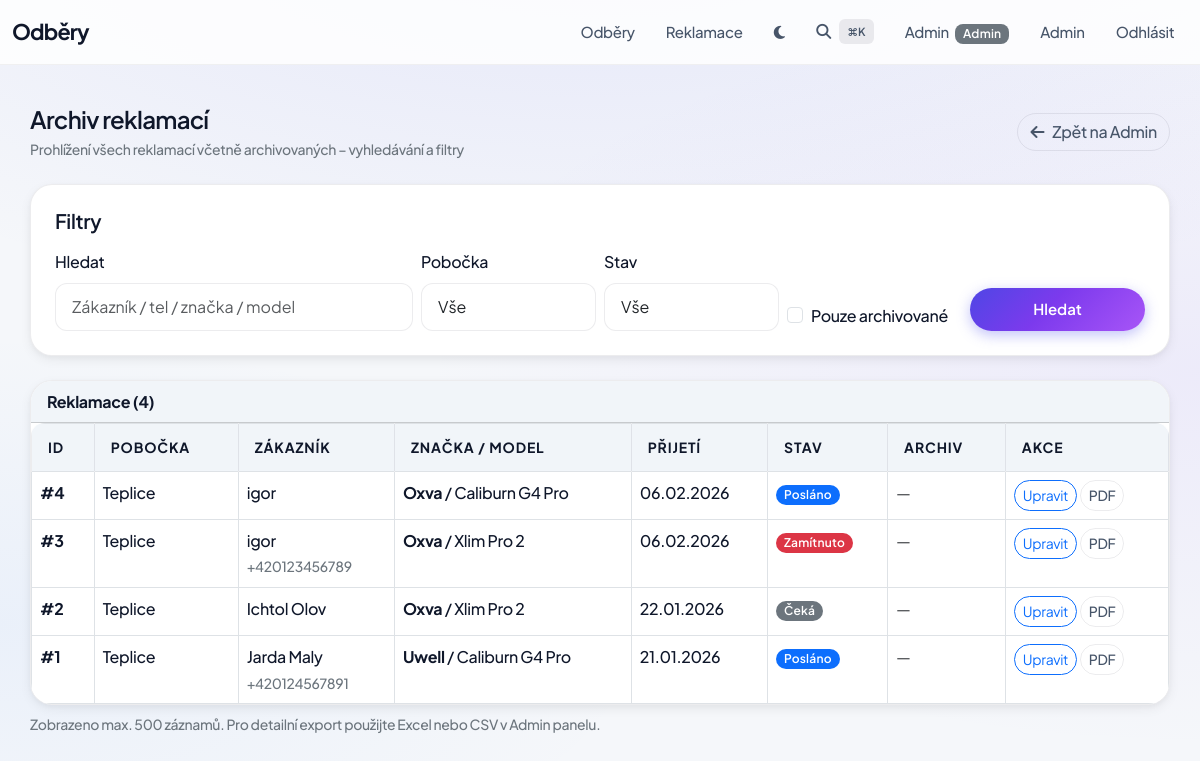
The app's page /admin/reklamace-archiv (signed in) with its own data.
### app.py (models this page shows, shortened)
class User(UserMixin, db.Model):
    __tablename__ = 'users' if 'postgresql' in _db_url.lower() else 'user'  # "user" je rezervované v PostgreSQL
    id = db.Column(db.Integer, primary_key=True)
    username = db.Column(db.String(100), unique=True, nullable=False)
    password = db.Column(db.String(100), nullable=False)
    pin = db.Column(db.String(10), unique=True, nullable=True)  # PIN pro rychlé přihlášení
    pobocka_id = db.Column(db.Integer, db.ForeignKey('pobocka.id'), nullable=True)  # Přiřazená pobočka (zachováno pro zpětnou kompatibilitu)
    role = db.Column(db.String(20), default='user')  # 'admin' nebo 'user'
    jmeno = db.Column(db.String(100), nullable=True)  # Jméno uživatele pro zobrazení
    pobocka = db.relationship('Pobocka', foreign_keys=[pobocka_id], backref='users_old', lazy=True)  # Zpětná kompatibilita
    pobocky = db.relationship('Pobocka', secondary=user_pobocky, lazy='subquery', backref=db.backref('users', lazy=True))  # Many-to-many
    def is_admin(self) -> bool:
        return self.role == 'admin'

class Reklamace(db.Model):
    id = db.Column(db.Integer, primary_key=True)
    pobocka_id = db.Column(db.Integer, db.ForeignKey('pobocka.id'), nullable=False)
    zakaznik = db.Column(db.String(120), nullable=False)
    telefon = db.Column(db.String(20), nullable=True)
    znacka = db.Column(db.String(100), nullable=False)
    model = db.Column(db.String(100), nullable=True)
    barva = db.Column(db.String(50), nullable=True)  # Barva zboží
    datum_prijmu = db.Column(db.Date, nullable=False)
    datum_zakoupeni = db.Column(db.Date, nullable=True)  # Datum zakoupení zboží
    popis_zavady = db.Column(db.Text, nullable=False)
    stav = db.Column(db.String(30), default='Čeká')  # Čeká / Výměna kus za kus / Posláno do Ústí / Zamítnuto
    sleva_procent = db.Column(db.Float, nullable=True)  # Procenta slevy při Zamítnuto (reklamace na krajíčku)
    reseni = db.Column(db.Text, nullable=True)
    cena = db.Column(db.Float, nullable=True)
    poznamky = db.Column(db.Text, nullable=True)
    zavolano_zakaznikovi = db.Column(db.Boolean, default=False, nullable=False)
    prijal = db.Column(db.String(100), nullable=True)  # Kdo přijal reklamaci
    archived = db.Column(db.Boolean, default=False, nullable=False)  # Archivováno – skryto z běžného přehledu
    archived_at = db.Column(db.DateTime, nullable=True)  # Kdy bylo archivováno
    created_at = db.Column(db.DateTime, default=get_current_time, nullable=False)
    pobocka = db.relationship('Pobocka', backref='reklamace', lazy=True)

class Pobocka(db.Model):
    id = db.Column(db.Integer, primary_key=True)
    nazev = db.Column(db.String(100), nullable=False)
    adresa = db.Column(db.String(200), nullable=True)  # Adresa pobočky
    firma = db.Column(db.String(200), nullable=True)  # Název firmy

### app.py (the view, shortened to what this page needs)
@app.route('/admin/reklamace-archiv')
@login_required
def admin_reklamace_archiv():
    if not (current_user.is_authenticated and current_user.is_admin()):
        flash('Nemáte oprávnění!', 'danger')
        return redirect(url_for('index'))
    q = request.args.get('q', '').strip()
    pobocka_id = request.args.get('pobocka', '').strip()
    stav = request.args.get('stav', '').strip()
    archived_only = request.args.get('archived', '').strip().lower() in ('1', 'true', 'ano', 'yes')
    reklamace_query = Reklamace.query
    if pobocka_id:
        try:
            reklamace_query = reklamace_query.filter(Reklamace.pobocka_id == int(pobocka_id))
        except ValueError:
            pass
    if stav:
        reklamace_query = reklamace_query.filter(Reklamace.stav == stav)
    if archived_only:
        reklamace_query = reklamace_query.filter(Reklamace.archived == True)
    reklamace_list = reklamace_query.order_by(Reklamace.datum_prijmu.desc(), Reklamace.id.desc()).limit(500).all()
    pobocky = Pobocka.query.order_by(Pobocka.nazev).all()
    return render_template(
        'admin_reklamace_archiv.html',
        reklamace=reklamace_list,
        pobocky=pobocky,
        filter_q=q,
        filter_pobocka=pobocka_id,
        filter_stav=stav,
        filter_archived=archived_only,
    )

### templates/admin_reklamace_archiv.html (shortened to what this page needs)
{% extends 'base.html' %}
{% block content %}
<div class="d-flex justify-content-between align-items-center mb-4">
    <div>
        <h1 class="fw-semibold mb-1" style="font-size: 1.5rem; letter-spacing: -0.03em;">Archiv reklamací</h1>
        <p class="text-secondary small mb-0">Prohlížení všech reklamací včetně archivovaných – vyhledávání a filtry</p>
    </div>
    <a href="{{ url_for('admin_dashboard') }}" class="btn btn-outline-secondary rounded-pill">
        <i class="fas fa-arrow-left me-2"></i>Zpět na Admin
    </a>
</div>
<div class="card card-apple mb-4">
    <div class="card-body p-4">
        <h5 class="card-title fw-semibold mb-3">Filtry</h5>
        <form method="GET" class="row g-2 align-items-end">
            <div class="col-md-4">
                <label class="form-label">Hledat</label>
                <input type="text" class="form-control" name="q" placeholder="Zákazník / tel / značka / model" value="{{ filter_q or '' }}">
            </div>
            <div class="col-md-2">
                <label class="form-label">Pobočka</label>
                <select class="form-select" name="pobocka">
                    <option value="">Vše</option>
                </select>
            </div>
            <div class="col-md-2">
                <label class="form-label">Stav</label>
                <select class="form-select" name="stav">
                    <option value="">Vše</option>
                </select>
            </div>
            <div class="col-md-2 d-flex align-items-end">
                <div class="form-check">
                    <input type="checkbox" class="form-check-input" name="archived" id="filterArchived" value="1" {% if filter_archived %}checked{% endif %}>
                    <label class="form-check-label" for="filterArchived">Pouze archivované</label>
                </div>
            </div>
            <div class="col-md-2 d-grid">
                <button type="submit" class="btn btn-primary rounded-pill">Hledat</button>
            </div>
        </form>
    </div>
</div>
<div class="card card-apple overflow-hidden reklamace-archiv-table">
    <div class="card-header py-2" style="background: var(--table-header-bg); color: var(--table-header-text);">
        <strong>Reklamace ({{ reklamace|length }})</strong>
    </div>
    <div class="table-responsive">
        <table class="table table-hover table-bordered mb-0">
            <thead>
                <tr>
                    <th>ID</th>
                    <th>Pobočka</th>
                    <th>Zákazník</th>
                    <th>Značka / model</th>
                    <th>Přijetí</th>
                    <th>Stav</th>
                    <th>Archiv</th>
                    <th>Akce</th>
                </tr>
            </thead>
            <tbody>
                {% for r in reklamace %}
                <tr>
                    <td><strong>#{{ r.id }}</strong></td>
                    <td>{% if r.pobocka %}{{ r.pobocka.nazev }}{% else %}—{% endif %}</td>
                    <td>{{ r.zakaznik }}{% if r.telefon %}<br><small class="text-secondary">{{ r.telefon }}</small>{% endif %}</td>
                    <td><strong>{{ r.znacka }}</strong>{% if r.model %} / {{ r.model }}{% endif %}</td>
                    <td>{{ r.datum_prijmu.strftime('%d.%m.%Y') if r.datum_prijmu else '—' }}</td>
                    <td>
                        {% if r.stav == 'Čeká' %}
                            <span class="badge bg-secondary rounded-pill">Čeká</span>
                        {% elif r.stav == 'Výměna kus za kus' %}
                            <span class="badge bg-success rounded-pill">Prošlo</span>
                        {% elif r.stav == 'Posláno do Ústí' %}
                            <span class="badge bg-primary rounded-pill">Posláno</span>
                        {% elif r.stav == 'Zamítnuto' %}
                            <span class="badge bg-danger rounded-pill">Zamítnuto</span>
                        {% else %}
                            <span class="badge bg-secondary rounded-pill">{{ r.stav }}</span>
                        {% endif %}
                    </td>
                    <td>
                        {% if r.archived %}
                            <span class="badge bg-warning text-dark rounded-pill" title="Archivováno {{ r.archived_at.strftime('%d.%m.%Y %H:%M') if r.archived_at else '' }}">
                                <i class="fas fa-archive me-1"></i>Archiv
                            </span>
                        {% else %}
                            <span class="text-muted">—</span>
                        {% endif %}
                    </td>
                    <td>
                        <a class="btn btn-outline-primary btn-sm rounded-pill" href="{{ url_for('reklamace_edit', reklamace_id=r.id) }}">Upravit</a>
                        <a class="btn btn-outline-secondary btn-sm rounded-pill" href="{{ url_for('reklamace_print', reklamace_id=r.id) }}" target="_blank">PDF</a>
                    </td>
                </tr>
                {% else %}
                <tr>
                    <td colspan="8" class="text-center text-secondary py-4">Žádné reklamace nenalezeny.</td>
                </tr>
                {% endfor %}
            </tbody>
        </table>
    </div>
</div>
<p class="text-secondary small mt-2">Zobrazeno max. 500 záznamů. Pro detailní export použijte Excel nebo CSV v Admin panelu.</p>
{% endblock %}

### templates/base.html (shortened to what this page needs)
<!DOCTYPE html>
<html lang="cs">
<head>
    <link href="https://cdn.jsdelivr.net/npm/bootstrap@5.3.3/dist/css/bootstrap.min.css" rel="stylesheet">
    <link rel="stylesheet" href="https://cdnjs.cloudflare.com/ajax/libs/font-awesome/6.4.0/css/all.min.css">
</head>
<body>
    <nav class="navbar navbar-expand-lg navbar-apple navbar-light">
        <div class="container-fluid">
            <a class="navbar-brand" href="{{ url_for('index') }}">Odběry</a>
            <div class="collapse navbar-collapse" id="navbarNav">
                <ul class="navbar-nav ms-auto align-items-center gap-1">
                    <li class="nav-item">
                        <a class="nav-link" href="{{ url_for('index') }}">Odběry</a>
                    </li>
                    <li class="nav-item">
                        <a class="nav-link" href="{{ url_for('reklamace_index') }}">Reklamace</a>
                    </li>
                    <li class="nav-item">
                        <button id="theme-toggle" class="nav-link btn btn-link p-2" title="Motiv" style="border-radius:8px;">
                            <i id="theme-icon" class="fas fa-moon"></i>
                        </button>
                    </li>
                    <li class="nav-item">
                        <button type="button" class="nav-link btn btn-link d-flex align-items-center gap-2" id="open-command-palette" title="Rychlé vyhledávání (⌘K)">
                            <i class="fas fa-search"></i>
                            <span class="kbd-hint">⌘K</span>
                        </button>
                    </li>
                    {% if current_user.is_authenticated %}
                        <li class="nav-item">
                            <span class="nav-link py-2">
                                {{ current_user.jmeno or current_user.username }}
                                {% if current_user.role == 'admin' %}<span class="badge bg-secondary ms-1">Admin</span>{% endif %}
                            </span>
                        </li>
                        {% if current_user.role == 'admin' %}
                        <li class="nav-item">
                            <a class="nav-link" href="{{ url_for('admin_dashboard') }}">Admin</a>
                        </li>
                        {% endif %}
                        <li class="nav-item">
                            <a class="nav-link" href="{{ url_for('logout') }}">Odhlásit</a>
                        </li>
                    {% else %}
                        <li class="nav-item">
                            <a class="nav-link" href="{{ url_for('admin_login') }}">Přihlášení</a>
                        </li>
                    {% endif %}
                </ul>
            </div>
        </div>
    </nav>
    <div class="container main-content">
        {% block content %}{% endblock %}
    </div>
</body>
</html>

### records on screen
User: jmeno "Admin"
Reklamace: id "4", pobocka.nazev "Teplice", zakaznik "igor", znacka "Oxva", model "Caliburn G4 Pro", datum_prijmu "06.02.2026", stav "Posláno"
Reklamace: id "3", pobocka.nazev "Teplice", zakaznik "igor", telefon "+420123456789", znacka "Oxva", model "Xlim Pro 2", datum_prijmu "06.02.2026", stav "Zamítnuto"
Reklamace: id "2", pobocka.nazev "Teplice", zakaznik "Ichtol Olov", znacka "Oxva", model "Xlim Pro 2", datum_prijmu "22.01.2026", stav "Čeká"
Reklamace: id "1", pobocka.nazev "Teplice", zakaznik "Jarda Maly", telefon "+420124567891", znacka "Uwell", model "Caliburn G4 Pro", datum_prijmu "21.01.2026", stav "Posláno"

### other values on screen
{{ reklamace|length }} "4"
